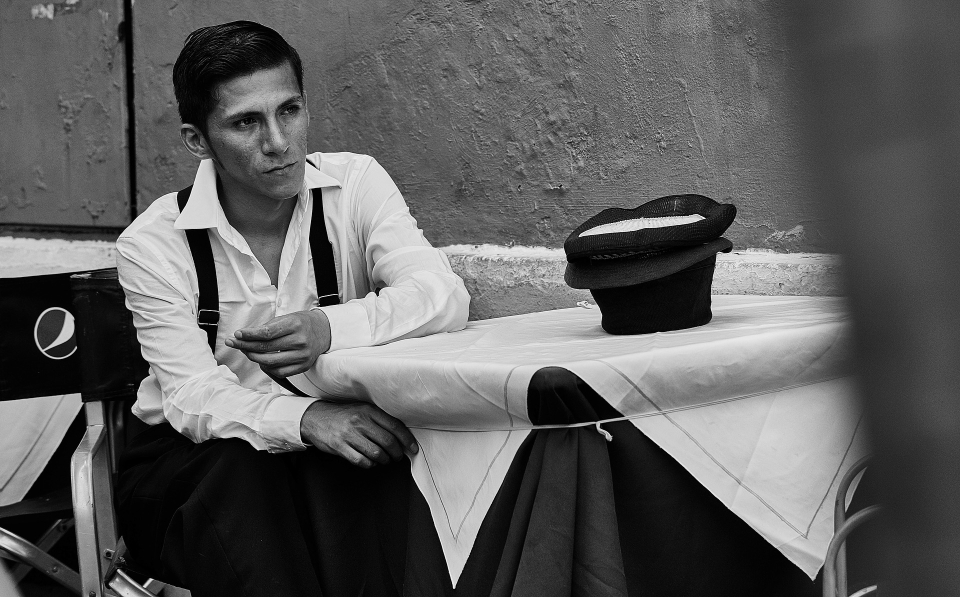
#> input picture sample_photos/0001.jpg, 1920 x 1194 px (shown at 1/2 size)
$ python lines.py
#> lines starting #> are read from the running program, lines starting #| are printed output that depends on the picture; after the words box and inside, x2 and y2 are one past the last pixel; in counts of white or black regions, pixels touching at a corner belong together; pictures that were not available may be replaced by others from this repository, and a replacement may not be noted
import cv2 as cv
import numpy as np
from matplotlib import pyplot as plt

expectedNumOfLines = 400
allowedVariance = 100
lowerNumOfLines = expectedNumOfLines - allowedVariance
upperNumOfLines = expectedNumOfLines + allowedVariance

testHowManyPhotos = 24
onlyOneImage = False
imageNameOverride = "../sample_photos/0012.jpg"

for i in range(testHowManyPhotos):

    numOfLines = 0

    bilateralBlurStrength = 7
    bilateralKernelSize = 100

    improveContrast = True
    useBilateralBlur = True

    houghLineTransformThreshold = 50
    houghLineTransformMinLength = 100

    numberOfLoopsAllowed = 30
    loopsCounter = 0

    num = str(format(i + 1, '02d'))
    imageName = '../sample_photos/00' + num + '.jpg'
    if onlyOneImage:
        imageName = imageNameOverride

    # read image
    imgBlack = cv.imread(imageName, cv.IMREAD_GRAYSCALE)
#> imgBlack is the input picture: shape (1194, 1920); min 0, max 255, mean 93.9
    width = imgBlack.shape[1]
#> width = 1920
    height = imgBlack.shape[0]
#> height = 1194

    if width > height:
        newHeight = int(1000 * height / width)
#> newHeight = 621
        imgBlack = cv.resize(imgBlack, (1000, newHeight), cv.INTER_AREA)
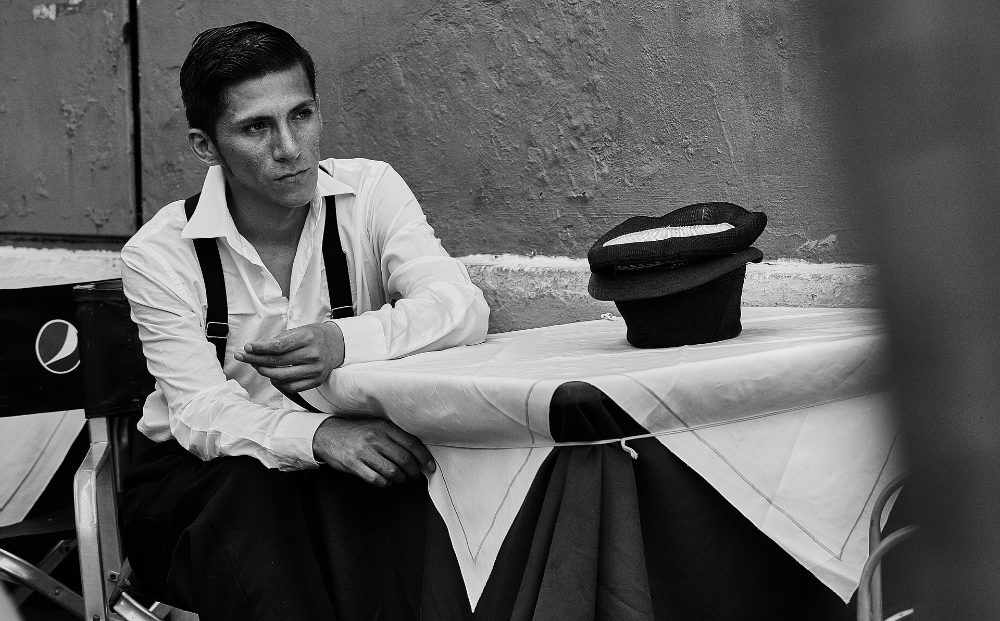
#> imgBlack: shape (621, 1000); min 0, max 255, mean 93.8
    else:
        newWidth = int(1000 * width / height)
        imgBlack = cv.resize(imgBlack, (newWidth, 1000), cv.INTER_AREA)

    while numOfLines < lowerNumOfLines or numOfLines > upperNumOfLines:
        imgBlackCopy = imgBlack.copy()

        if numOfLines < lowerNumOfLines:
            bilateralBlurStrength = bilateralBlurStrength - 1
        elif numOfLines > upperNumOfLines:
            bilateralBlurStrength = bilateralBlurStrength + 1

        if bilateralBlurStrength > 20:
            houghLineTransformMinLength += 50
        elif bilateralBlurStrength > 15:
            improveContrast = False
        elif bilateralBlurStrength == 0:
            useBilateralBlur = False

        if improveContrast:
            imgBlackCopy = cv.equalizeHist(imgBlackCopy)
            imgBlackCopy = cv.createCLAHE(1, (5, 5)).apply(imgBlackCopy)

        if useBilateralBlur:
            blurredImg = cv.bilateralFilter(imgBlackCopy, bilateralBlurStrength, 100, 100)
        else:
            blurredImg = imgBlackCopy

        cannyLowTreshod = np.median(blurredImg) - blurredImg.std()
        cannyHighTreshold = np.median(blurredImg) + blurredImg.std()
        cannyAperture = 3
        edges = cv.Canny(blurredImg, cannyLowTreshod, cannyHighTreshold, cannyAperture)

        lines = cv.HoughLinesP(edges, 1, np.pi / 180, houghLineTransformThreshold,
                               minLineLength=houghLineTransformMinLength, maxLineGap=50)
        numOfLines = len(lines)

        print(numOfLines)

        if loopsCounter > numberOfLoopsAllowed:
            break

        loopsCounter = loopsCounter + 1

        for line in lines:
            for x1, y1, x2, y2 in line:
                cv.line(imgBlackCopy, (x1, y1), (x2, y2), (255, 0, 0), 2)

        cv.imwrite("lines" + str(loopsCounter + 1) + ".png", imgBlackCopy)
        cv.imwrite("edges" + str(loopsCounter + 1) + ".png", edges)
#> this loop made 2 passes
#> (cannyLowTreshod, cannyHighTreshold, numOfLines) on passes 1 to 2: (59.29, 198.7, 110), (57.79, 198.2, 375)
#| 110
#| 375
#> pass 1, `imgBlackCopy = cv.equalizeHist(imgBlackCopy)`:
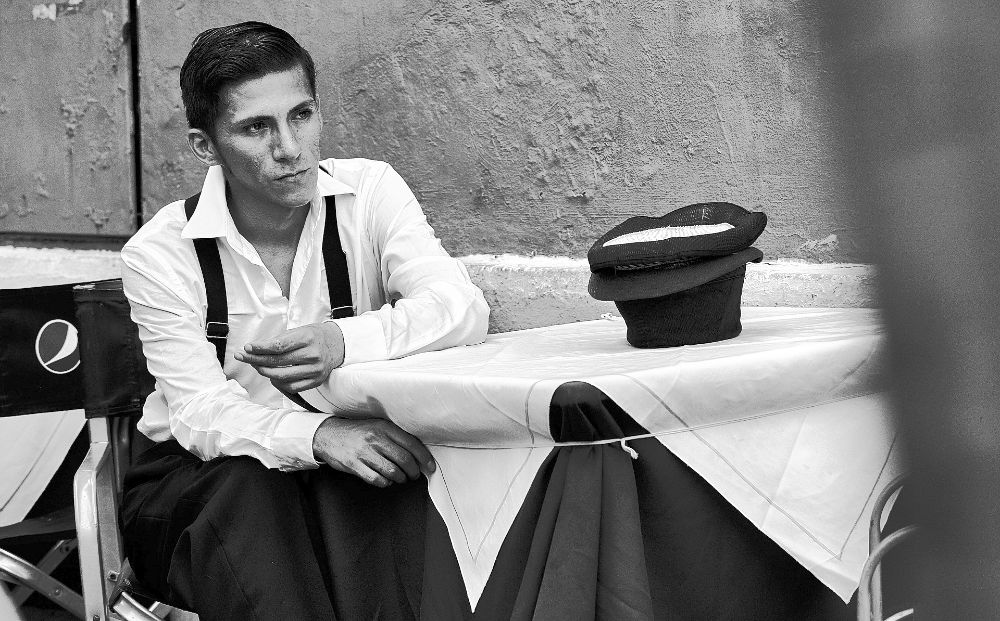
#> imgBlackCopy: shape (621, 1000); min 0, max 255, mean 127.9
#> pass 1, `imgBlackCopy = cv.createCLAHE(1, (5, 5)).apply(imgBlackCopy)`:
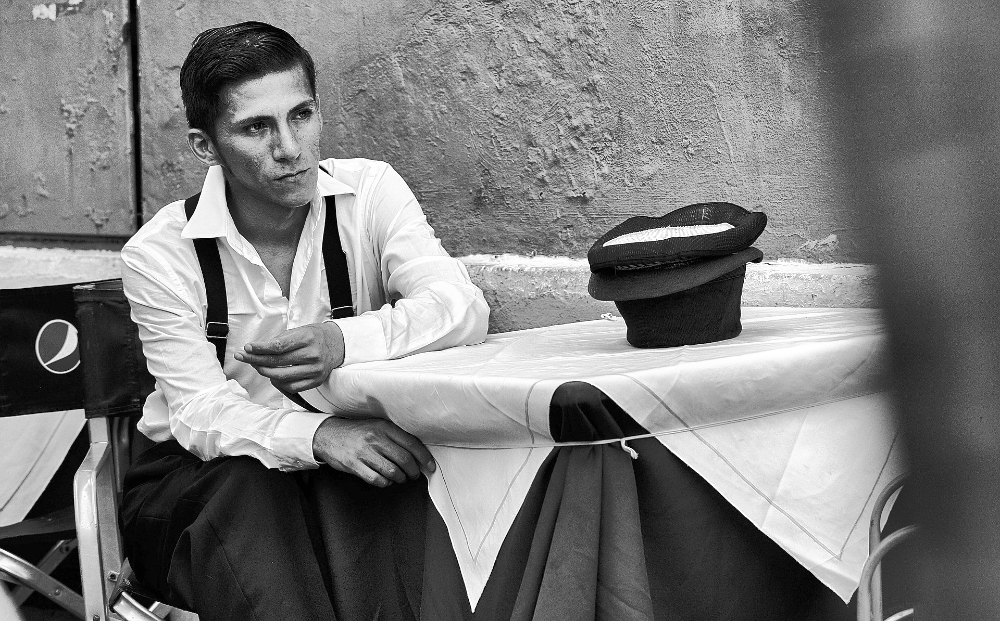
#> imgBlackCopy: shape (621, 1000); min 1, max 255, mean 123.2
#> pass 1, `edges = cv.Canny(blurredImg, cannyLowTreshod, cannyHighTreshold, canny..`:
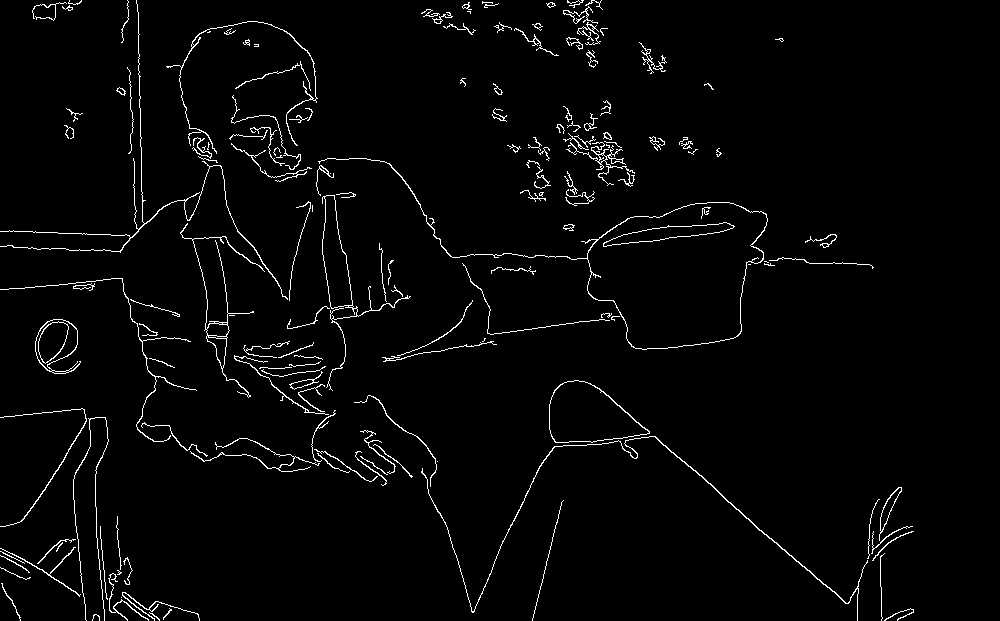
#> edges: shape (621, 1000); 2.5% white in thin lines or dots
#> after the loop:
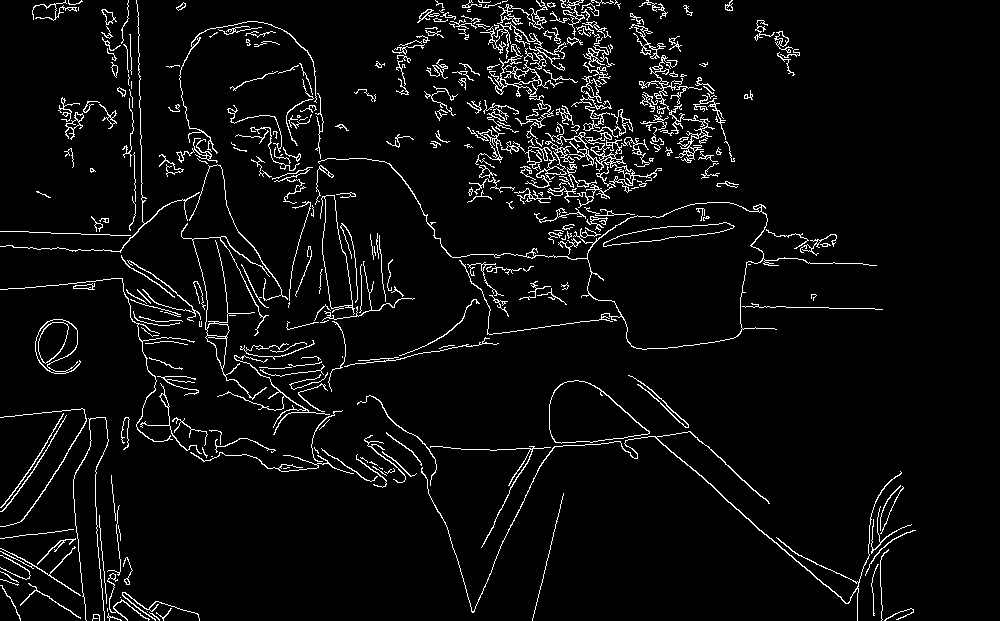
#> edges: shape (621, 1000); 4.9% white in thin lines or dots
#> after the loop:
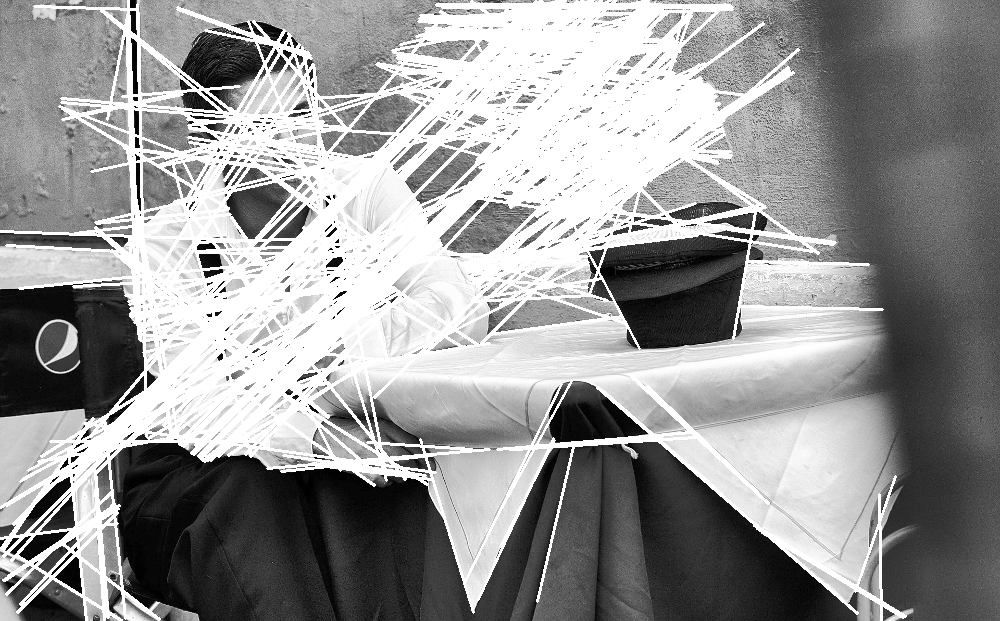
#> imgBlackCopy: shape (621, 1000); min 1, max 255, mean 150.2
#> after the loop, bilateralBlurStrength = 5; houghLineTransformMinLength = 100; loopsCounter = 2


    print(imageName)
    print("Number of lines:", numOfLines)
#| Number of lines: 375
    print("Bilateral: ", bilateralBlurStrength)
#| Bilateral:  5
#> pass 2 of the loop `for i in range(testHowManyPhotos):`:
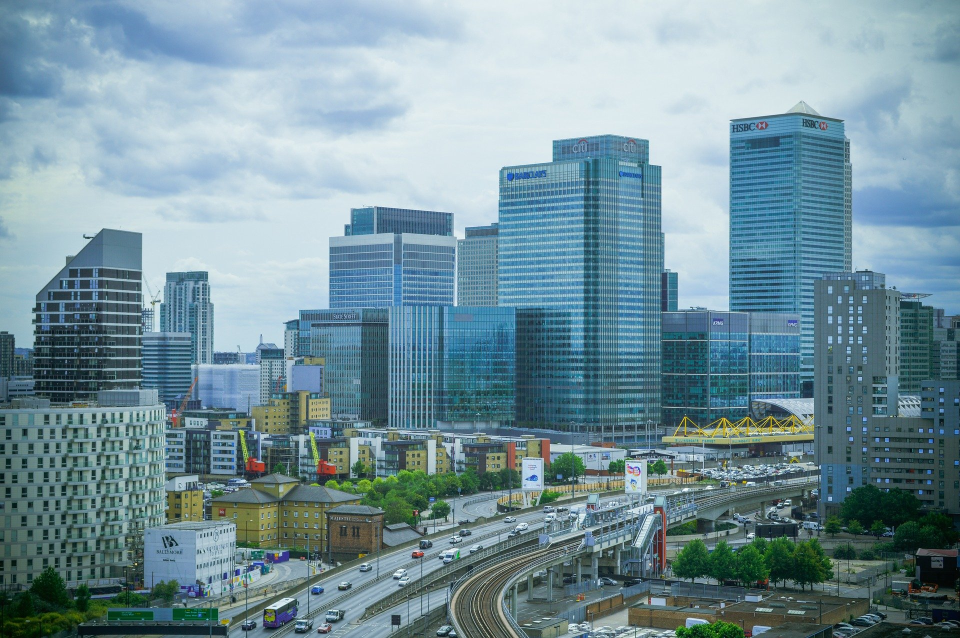
#> input picture sample_photos/0002.jpg, 1920 x 1276 px (shown at 1/2 size)
#> the loop `while numOfLines < lowerNumOfLines or numOfLines > upperNumOfLines:` made 3 passes
#> (cannyLowTreshod, cannyHighTreshold, numOfLines) on passes 1 to 3: (62.42, 197.6, 557), (62.42, 197.6, 557), (62.15, 195.9, 481)
#> (printed output is left out)
#> pass 1, `edges = cv.Canny(blurredImg, cannyLowTreshod, cannyHighTreshold, canny..`:
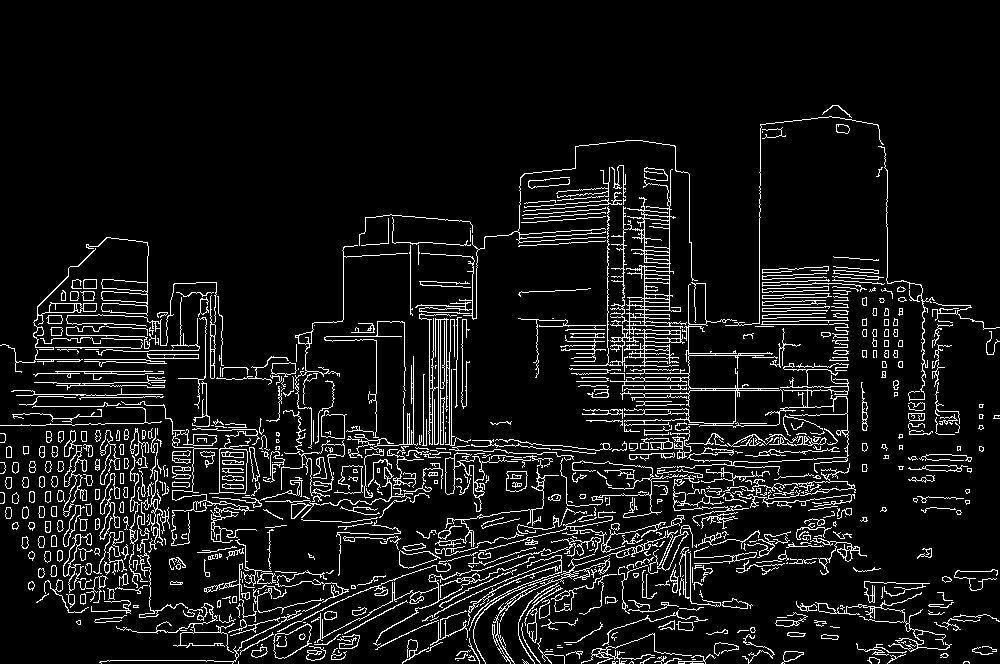
#> edges: shape (664, 1000); 8.2% white in thin lines or dots, all inside (x1, y1, x2, y2) = (0, 105, 1000, 664)
#> after the loop `while numOfLines < lowerNumOfLines or numOfLines > upperNumOfLines:`:
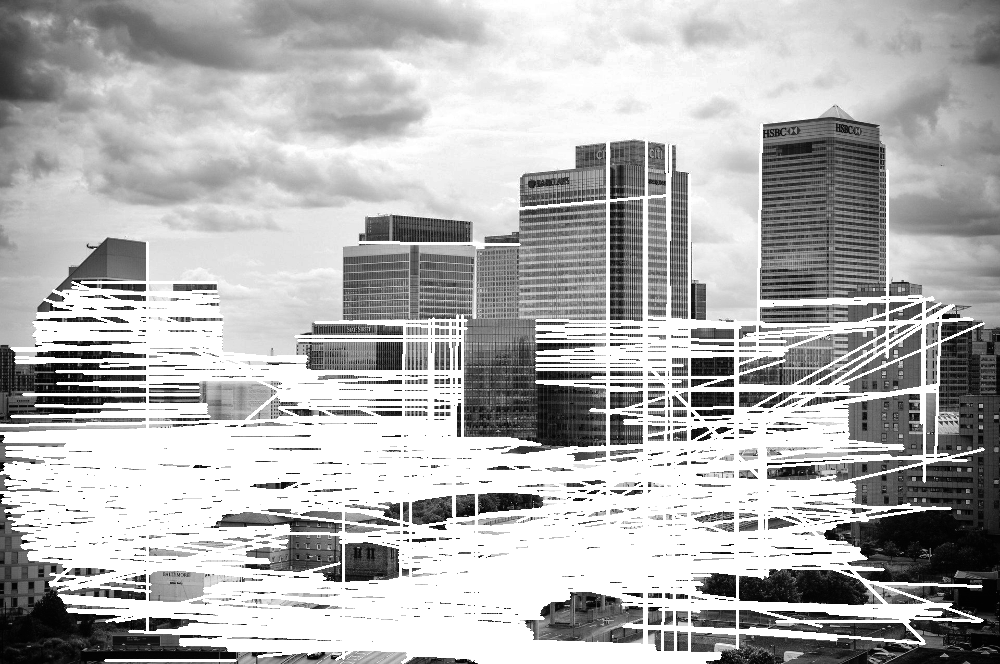
#> imgBlackCopy: shape (664, 1000); min 1, max 255, mean 177.7
#> after the loop `while numOfLines < lowerNumOfLines or numOfLines > upperNumOfLines:`: bilateralBlurStrength = 8; houghLineTransformMinLength = 100; loopsCounter = 3
#| Number of lines: 481
#| Bilateral:  8
#> (the run stopped early here; a loop or call above may not have finished)
